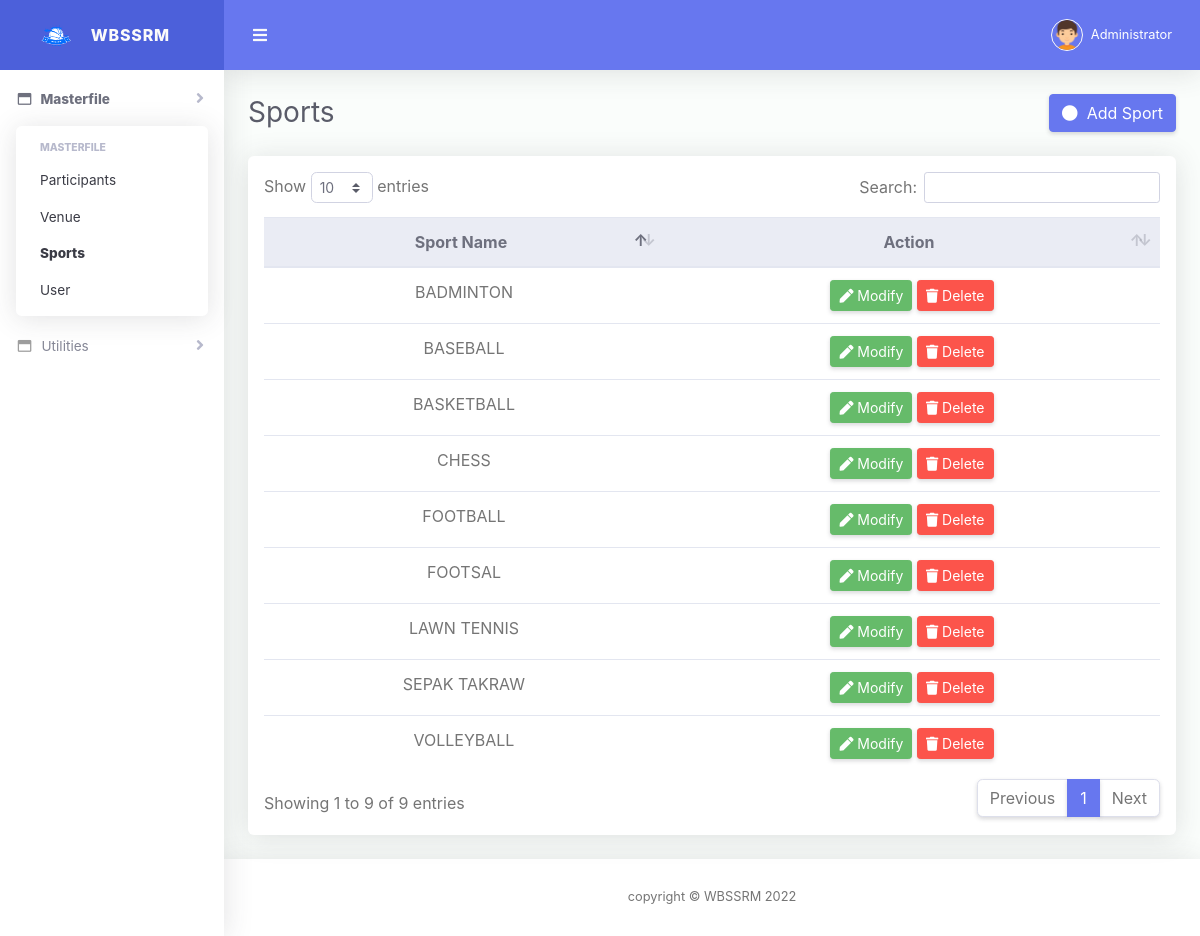
The app's page /sports.php (signed in) with its own data.
### tables this page shows
CREATE TABLE `sports` (
  `sports_id` int(11) NOT NULL,
  `sports_name` varchar(50) NOT NULL
);

### sports.php (the view, shortened to what this page needs)
<?php
  include('header.php');
?>
<div class="d-sm-flex align-items-center justify-content-between mb-4">
    <h1 class="h3 mb-0 text-gray-800">Sports</h1>
        <button class="btn btn-primary" data-toggle="modal" data-target="#addSportsModal" onclick=addsports()><i class="fa fa-circle"></i>&nbsp;&nbsp;Add Sport</button>
</div>
<div class="row">
    <div class="col-lg-12">
        <div class="card mb-4">
        <div class="table-responsive p-3">
            <table class="table align-items-center table-flush table-hover" id="dataTable">
            <thead class="thead-light">
                <tr style="text-align:center">
                <th>Sport Name</th>
                <th>Action</th>
                </tr>
            </thead>
            <tbody>
                <?php
                    $query = mysql_query("SELECT * FROM sports") or die(mysql_error());
                    while($row = mysql_fetch_array($query))
                    {
                    ?>  <tr style="text-align:center">
                            <td><?php echo $row['sports_name']; ?></td>
                            <td>
                                <button class="btn btn-success btn-sm" data-toggle="modal" data-target="#editSportsModal" onclick=editsports(<?php echo $row['sports_id']; ?>)><i class="fa fa-pen"></i>  Modify</button>
                                <button class="btn btn-danger btn-sm" onclick=deletesports(<?php echo $row['sports_id']; ?>)><i class="fa fa-trash"></i>  Delete</button>
                            </td>
                        </tr>
                    <?php
                    }
                ?>
            </tbody>
            </table>
        </div>
        </div>
    </div>
</div>
<?php
  include('footer.php');
?>

### records on screen
sports: sports_name "BASKETBALL"
sports: sports_name "BASEBALL"
sports: sports_name "VOLLEYBALL"
sports: sports_name "LAWN TENNIS"
sports: sports_name "SEPAK TAKRAW"
sports: sports_name "FOOTSAL"
sports: sports_name "FOOTBALL"
sports: sports_name "BADMINTON"
sports: sports_name "CHESS"

### other values on screen
$_SESSION['FULL_NAME'] "Administrator"
